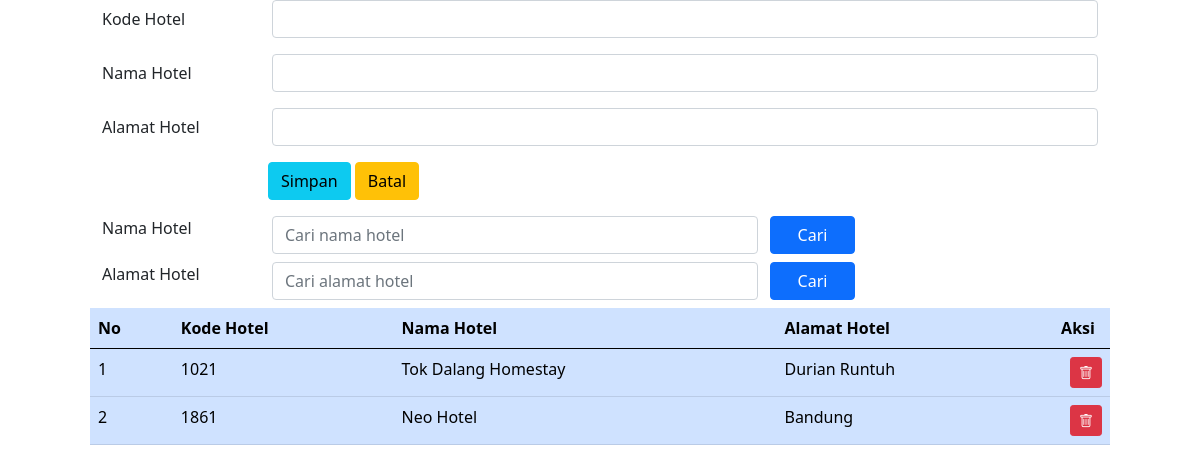
The app's page /hotel.php with its own data.
### tables this page shows
CREATE TABLE `hotel` (
  `hotelKODE` char(4) NOT NULL,
  `hotelNAMA` char(160) NOT NULL,
  `hotelALAMAT` varchar(250) NOT NULL,
  `hotelFILE` varchar(120) NOT NULL
);

### hotel.php (the view, shortened to what this page needs)
<!DOCTYPE html>
<html>
<?php
    include 'include/config.php';
?>
<head>
    <link rel="stylesheet" type="text/css" href="css/bootstrap.min.css">
    <link rel="stylesheet" type="text/css" href="https://cdnjs.cloudflare.com/ajax/libs/select2/4.0.13/css/select2.min.css">
	<link rel="stylesheet" href="https://cdn.jsdelivr.net/npm/bootstrap-icons@1.10.2/font/bootstrap-icons.css">
</head>
<body>
<div class="row">
<div class="col-sm-1"></div>
<div class="col-sm-10">
<form method="POST">
  <div class="mb-3 row">
    <label for="hotelKODE" class="col-sm-2 col-form-label">Kode Hotel</label>
    <div class="col-sm-10">
      <input type="text" class="form-control" name="hotelKODE" id="hotelKODE">
    </div>
  </div>
  <div class="mb-3 row">
    <label for="hotelNAMA" class="col-sm-2 col-form-label">Nama Hotel</label>
    <div class="col-sm-10">
      <input type="text" class="form-control" name="hotelNAMA" id="hotelNAMA">
    </div>
  </div>
  <div class="mb-3 row">
    <label for="hotelALAMAT" class="col-sm-2 col-form-label">Alamat Hotel</label>
    <div class="col-sm-10">
      <input type="text" class="form-control" name="hotelALAMAT" id="hotelALAMAT">
    </div>
  </div>
  <div class="form-group row">
  <div class="mb-3 row">
  <div class="col-sm-2">
  </div>
  <div class="col-sm-10">
      <input type="submit" name="Simpan" value="Simpan" class="btn btn-info">
      <input type="reset" class="btn btn-warning" value="Batal" name="Batal">
  </div>
  </div>
</form>
<form method="POST">
    <div class="form-group row mb-2">
        <label for="search1"class="col-sm-2">Nama Hotel</label>
        <div class="col-sm-6">
            <input type="text" name="search1" class="form-control" id="search1"
            value="<?php if(isset($_POST["search1"]))
            {echo $_POST["search1"];}?>"placeholder="Cari nama hotel">
        </div>
         <input type="submit" name="kirim1" value="Cari" class="col-sm-1 btn btn-primary">
    </div>
</form>
<form method="POST">
    <div class="form-group row mb-2">
        <label for="search2"class="col-sm-2">Alamat Hotel</label>
        <div class="col-sm-6">
            <input type="text" name="search2" class="form-control" id="search2"
            value="<?php if(isset($_POST["search2"]))
            {echo $_POST["search2"];}?>"placeholder="Cari alamat hotel">
        </div>
         <input type="submit" name="kirim2" value="Cari" class="col-sm-1 btn btn-primary">
    </div>
</form>
<table class="table table-hover table-primary">
  <thead>
    <tr>
      <th scope="col">No</th>
      <th scope="col">Kode Hotel</th>
      <th scope="col">Nama Hotel</th>
      <th scope="col">Alamat Hotel</th>
	  <th colspan="2" style="text-align: center">Aksi</th>
    </tr>
  </thead>
  <tbody>
    <?php
    if(isset($_POST["kirim1"]))
	{
		$search1 = $_POST["search1"];
		$query = mysqli_query($connection, "select hotel.*
            from hotel
            where hotelNAMA like '%".$search1."%'");
    }elseif(isset($_POST["kirim2"]))
	{
		$search2 = $_POST["search2"];
		$query = mysqli_query($connection, "select hotel.*
            from hotel
            where hotelALAMAT like '%".$search2."%'");
	}
else
    {
		$query = mysqli_query($connection, "select hotel.* from hotel");
    }
        $nomor = 1;
        while($row = mysqli_fetch_array($query)) {
    ?>
            <tr>
                <td> <?php echo $nomor; ?> </td>
                <td> <?php echo $row['hotelKODE']; ?> </td>
                <td> <?php echo $row['hotelNAMA']; ?> </td>
                <td> <?php echo $row['hotelALAMAT']; ?> </td>
                <td width="5px">
                </td>
                <td width="5px">
                <a href="hotelHAPUS.php?hapus=<?php echo $row["hotelKODE"]?>"
                 class="btn btn-danger btn-sm" title="HAPUS">
                    <i class="bi bi-trash"></i>
                </td>
            </tr>
    <?php $nomor = $nomor + 1; ?>
    <?php
        }
    ?>
    </tbody>
</table>
</div>
</div>
</body>
</html>

### records on screen
hotel: hotelKODE "1021", hotelNAMA "Tok Dalang Homestay", hotelALAMAT "Durian Runtuh"
hotel: hotelKODE "1861", hotelNAMA "Neo Hotel", hotelALAMAT "Bandung"
